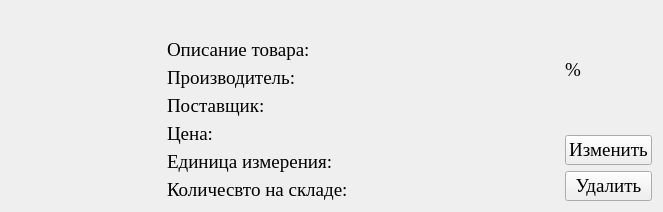
<?xml version="1.0" encoding="UTF-8"?>
<ui version="4.0">
 <class>Product</class>
 <widget class="QFrame" name="Product">
  <property name="geometry">
   <rect>
    <x>0</x>
    <y>0</y>
    <width>663</width>
    <height>204</height>
   </rect>
  </property>
  <property name="minimumSize">
   <size>
    <width>663</width>
    <height>0</height>
   </size>
  </property>
  <property name="maximumSize">
   <size>
    <width>663</width>
    <height>16777215</height>
   </size>
  </property>
  <property name="baseSize">
   <size>
    <width>663</width>
    <height>0</height>
   </size>
  </property>
  <property name="font">
   <font>
    <family>Times New Roman</family>
    <pointsize>14</pointsize>
   </font>
  </property>
  <property name="windowTitle">
   <string>Frame</string>
  </property>
  <layout class="QHBoxLayout" name="horizontalLayout" stretch="1,7,1">
   <item>
    <widget class="QLabel" name="Image">
     <property name="minimumSize">
      <size>
       <width>150</width>
       <height>150</height>
      </size>
     </property>
     <property name="maximumSize">
      <size>
       <width>150</width>
       <height>150</height>
      </size>
     </property>
     <property name="baseSize">
      <size>
       <width>150</width>
       <height>150</height>
      </size>
     </property>
     <property name="text">
      <string/>
     </property>
     <property name="pixmap">
      <pixmap>../../../../../../../time/import/picture.png</pixmap>
     </property>
     <property name="scaledContents">
      <bool>true</bool>
     </property>
    </widget>
   </item>
   <item>
    <layout class="QVBoxLayout" name="verticalLayout">
     <item>
      <widget class="QLabel" name="Name">
       <property name="font">
        <font>
         <family>Times New Roman</family>
         <pointsize>14</pointsize>
         <weight>75</weight>
         <bold>true</bold>
        </font>
       </property>
       <property name="text">
        <string/>
       </property>
      </widget>
     </item>
     <item>
      <widget class="QLabel" name="Description">
       <property name="text">
        <string>Описание товара:</string>
       </property>
       <property name="wordWrap">
        <bool>true</bool>
       </property>
      </widget>
     </item>
     <item>
      <widget class="QLabel" name="Creator">
       <property name="text">
        <string>Производитель: </string>
       </property>
      </widget>
     </item>
     <item>
      <widget class="QLabel" name="Seller">
       <property name="text">
        <string>Поставщик: </string>
       </property>
      </widget>
     </item>
     <item>
      <widget class="QLabel" name="Price">
       <property name="text">
        <string>Цена: </string>
       </property>
      </widget>
     </item>
     <item>
      <widget class="QLabel" name="Counter">
       <property name="text">
        <string>Единица измерения: </string>
       </property>
      </widget>
     </item>
     <item>
      <widget class="QLabel" name="Count">
       <property name="text">
        <string>Количесвто на складе: </string>
       </property>
      </widget>
     </item>
    </layout>
   </item>
   <item>
    <layout class="QVBoxLayout" name="verticalLayout_2">
     <item>
      <widget class="QLabel" name="Discount">
       <property name="text">
        <string>%</string>
       </property>
      </widget>
     </item>
     <item>
      <widget class="QPushButton" name="Update">
       <property name="text">
        <string>Изменить</string>
       </property>
      </widget>
     </item>
     <item>
      <widget class="QPushButton" name="Delete">
       <property name="text">
        <string>Удалить</string>
       </property>
      </widget>
     </item>
    </layout>
   </item>
  </layout>
 </widget>
 <resources/>
 <connections/>
</ui>
